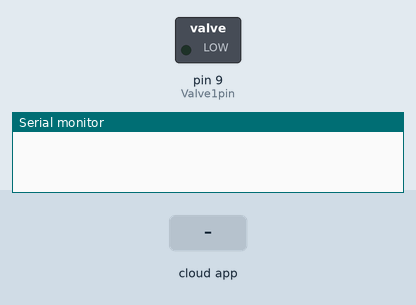
Bench run of a sketch on a simulated Arduino Uno, built with avr-gcc and run on an emulated ATmega328P. Shown: switched loads named in the sketch (green lamp = pin HIGH), the last lines printed to the serial monitor. The test bench sets the inputs (shaded band). The ROS host is connected and sends only what is stated.

Above: at 1.2 s.
1.3 s: the phone or cloud app sets value_topic to 45
At 2.35 s:
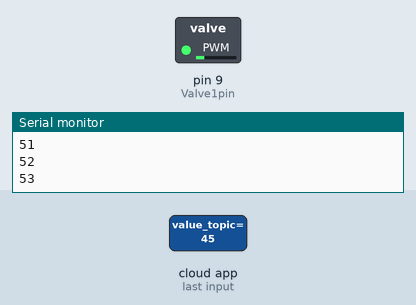
At 3.56 s:
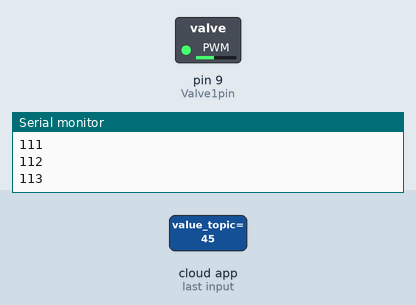
4.3 s: the phone or cloud app sets value_topic to 0
At 7.1 s:
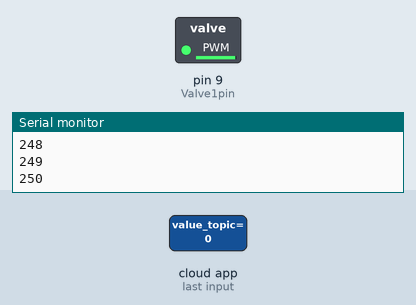
Timing chart, 0 to 8.6 s (numbered marks = the images above; inputs shaded):
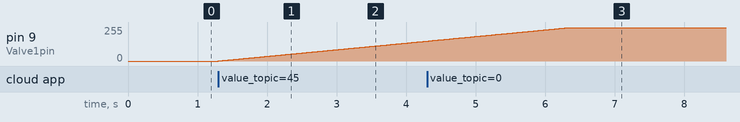

The sketch:

AdjustValve_1_.ino
```cpp
#include <ros.h>
#include <std_msgs/Int64.h>
#define  Valve1pin 9 //output pin in Arduino,  connected to the white wire of valve

int Valveout=0;
int Base_valve=0;
int t1=20; //time step during pressure changing to change the activation speed
int A;
int global_value;

void messageCb( const std_msgs::Int64 &value_msg)
{
  global_value=value_msg.data;
}

ros::NodeHandle nh;
ros::Subscriber<std_msgs::Int64> sub("value_topic",&messageCb);

void setup() {
  Serial.begin(57600) ;
  pinMode(Valve1pin, OUTPUT);
  nh.initNode();
  nh.subscribe(sub);
}


void pressureup()
{Base_valve =0;
  for(int i=0; i<250;i++)
 {  
 Valveout = Valveout +1;
 Serial.println(Valveout);
 analogWrite(Valve1pin,Valveout);
 delay (t1);
  }
}
void pressuredown()
{
  for(int i=0; i<250;i++)
 {  
 Valveout = Valveout - 1;
 Serial.println(Valveout);
 analogWrite(Valve1pin,Valveout);
  delay (t1);
  }
}

void loop()
{
  if (global_value>0)   pressureup();
  if (global_value<0)   pressuredown();
  nh.spinOnce();
}
```

Measured:
- after the input at 1.3 s, pin 9 (Valve1pin): moves from 0/255 to 149/255 over 3.0 s, starting at once
- after the input at 4.3 s, pin 9 (Valve1pin): goes on until 6.3 s, then stays 250/255
